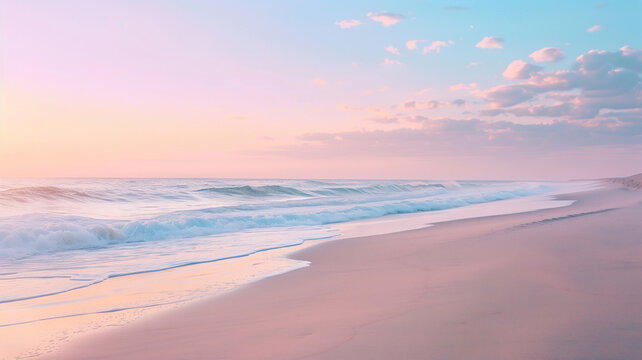
#> input picture images/sunset.jpg, 642 x 360 px
$ python ex09.py ../images/sunset.jpg
#> lines starting #> are read from the running program, lines starting #| are printed output that depends on the picture; after the words box and inside, x2 and y2 are one past the last pixel; in counts of white or black regions, pixels touching at a corner belong together
import sys
import cv2
import numpy as np
import matplotlib.pyplot as plt


def main():

    # Part 1 and Part 2:
    # Convert the image to a wider data type and calculate the simple mean in two ways.
    if len(sys.argv) != 2:
        print("Usage: python ex09.py <image_path>")
        return

    img = cv2.imread(sys.argv[1])
#> img is the input picture: shape (360, 642, 3); mean B, G, R 197.4, 187.1, 204.9

    if img is None:
        print("Could not read the image.")
        return

    # Method 1: convert to a wider integer type before adding channels.
    img_int = img.astype(np.int32)
    gray_mean_1 = img_int.mean(axis=2)
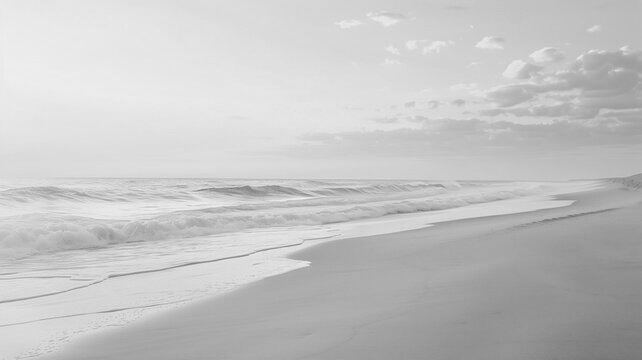
#> gray_mean_1: shape (360, 642) float64; min 116, max 241.3, mean 196.5

    # Method 2: use np.sum with a wider type, then divide.
    gray_mean_2 = img.astype(np.float64).sum(axis=2) / 3


    # Part 3:
    # Implement the weighted grayscale formula using broadcasting and sum.
    # BGR order in OpenCV, so the weights are B, G, R.
    weights = np.array([0.114, 0.587, 0.299])
    gray_formula = (img.astype(np.float64) * weights).sum(axis=2)
    gray_formula = np.clip(gray_formula, 0, 255).astype(np.uint8)


    # Part 4:
    # Compare the weighted formula with OpenCV's grayscale conversion.
    # Convert both arrays to signed/wider integers before subtraction.
    gray_cv = cv2.cvtColor(img, cv2.COLOR_BGR2GRAY)

    difference = np.abs(
        gray_formula.astype(np.int16) - gray_cv.astype(np.int16)
    )
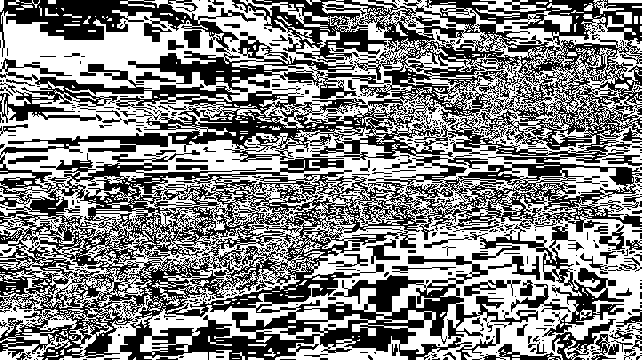
#> difference: shape (360, 642) int16; values 0 (black) and 1 (white), 52% white; 617 black regions (512 under 20 px), largest, box (x1, y1, x2, y2) and area: (0, 0, 642, 360) 91376, (0, 0, 256, 57) 5352, (472, 224, 624, 360) 3784
    print(f"Maximum absolute difference: {difference.max()}")
#| Maximum absolute difference: 1


    # Part 5:
    # Display the simple mean and weighted formula side by side.
    plt.figure(figsize=(10, 4))

    plt.subplot(1, 2, 1)
    plt.imshow(gray_mean_1.astype(np.uint8), cmap="gray")
    plt.title("Simple mean")
    plt.axis("off")

    plt.subplot(1, 2, 2)
    plt.imshow(gray_formula, cmap="gray")
    plt.title("Weighted formula")
    plt.axis("off")

    plt.tight_layout()
    plt.show()
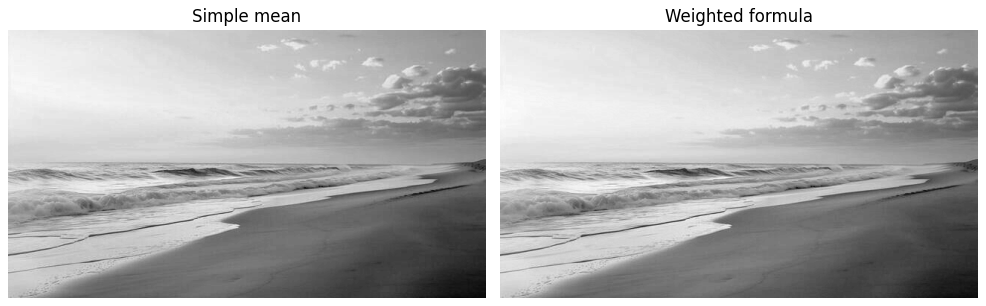
#> figure drawn by matplotlib, 2 panels


if __name__ == "__main__":
    main()
